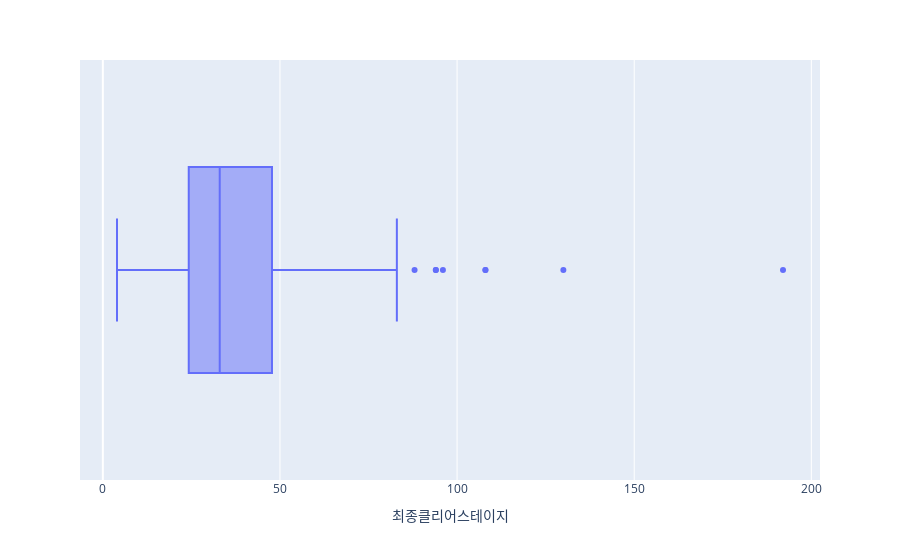

Notebook code cell kept with this figure:
### Code cell
# 8. 1일차에 접속한 고객들이, 아이템을 구매했을때, (구매이력이 있을때, 즉 구매횟수가 존재할 때) 
# '최종클리어스테이지'가 어디까지 도달했는지, 분포를 Box Plot으로 시각화하시오.

buy_1_df = new_df[~new_df['구매횟수'].isnull()]
px.box(buy_1_df, '최종클리어스테이지')

### Figure 1 — Plotly figure (JSON) as saved in the notebook; plotly's stock layout.template omitted (floating-point values rounded to 4 significant figures; data arrays with more than 128 entries replaced by an {"elided": "..."} marker saying what was removed)
{"data": [{"alignmentgroup": "True", "hovertemplate": "최종클리어스테이지=%{x}<extra></extra>", "legendgroup": "", "marker": {"color": "#636efa"}, "name": "", "notched": false, "offsetgroup": "", "orientation": "h", "showlegend": false, "type": "box", "x": {"elided": "203 int values"}, "x0": " ", "xaxis": "x", "y0": " ", "yaxis": "y"}], "layout": {"boxmode": "group", "legend": {"tracegroupgap": 0}, "margin": {"t": 60}, "xaxis": {"anchor": "y", "domain": [0, 1], "title": {"text": "최종클리어스테이지"}}, "yaxis": {"anchor": "x", "domain": [0, 1]}}}
